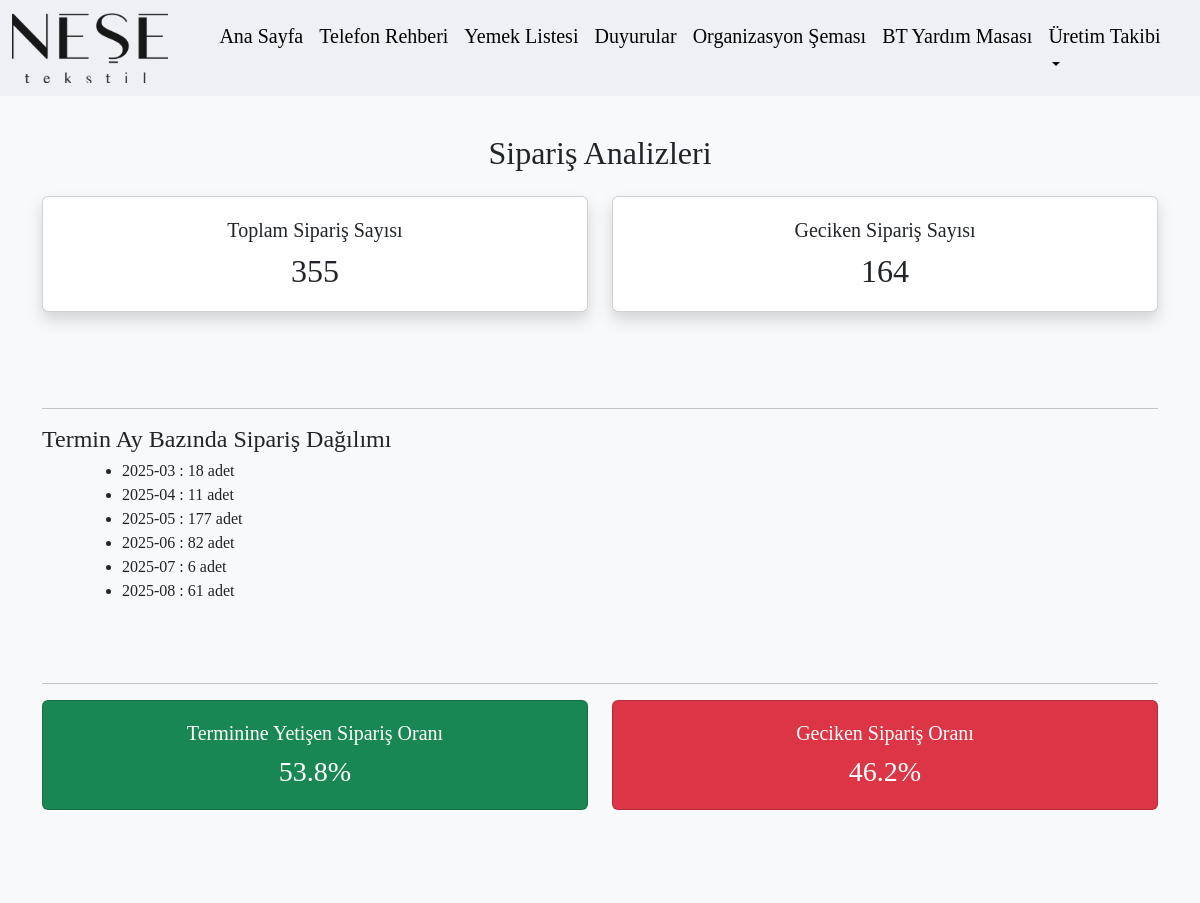
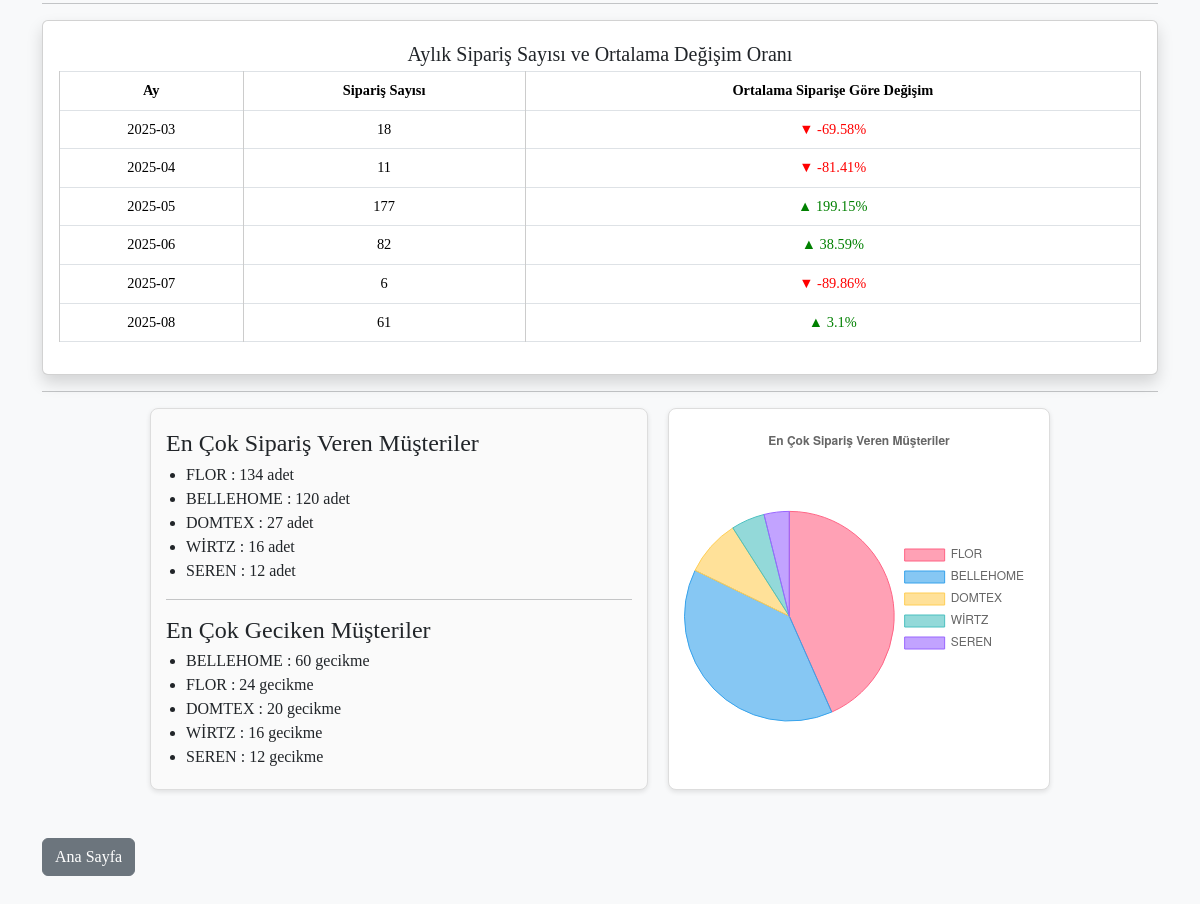
Page /siparis_analiz on the committed database (2 pictures, top to bottom).
### tables this page shows
CREATE TABLE siparisler (
            id INTEGER PRIMARY KEY AUTOINCREMENT,
            kalan_mktar REAL,
            sevk_miktar REAL,
            sipno TEXT,
            musteri TEXT,
            termin TEXT,
            hafta TEXT,
            artno TEXT,
            ebat TEXT,
            renkno TEXT,
            renk TEXT,
            gr_m2 REAL,
            bordur TEXT,
            nakis TEXT,
            baski TEXT,
            sip_ad REAL,
            faz_yk_ad TEXT,
            etiket TEXT,
            poset TEXT,
            pos_ici TEXT,
            koli TEXT,
            koli_ici TEXT,
            net_ks REAL,
            adetli_net REAL,
            topl_net_koli REAL,
            max_ks REAL,
            adetli_max REAL,
            faz_topl_koli REAL,
            netm3 REAL,
            maxm3 REAL,
            ort_m3 REAL,
            dokuma_mkt REAL,
            bc_ad TEXT,
            bg_ad TEXT,
            mk_ad TEXT,
            boy_dikim REAL,
            en_dikim REAL,
            fas_cik REAL,
            fas_gir REAL,
            nak_cik REAL,
            nak_gir REAL,
            klt1 REAL,
            klt2 REAL,
            klt3 REAL,
            order_no TEXT
        );

### app.py (the view, shortened to what this page needs)
@app.route("/siparis_analiz")
def siparis_analiz():
    conn = get_db_connection()
    siparisler = conn.execute("SELECT * FROM siparisler").fetchall()
    conn.close()
    toplam_siparis = len(siparisler)
    gecikmeli_sayisi = 0
    termin_aylar = []
    terminine_yetisen = 0
    gecikme_sureleri = []
    musteri_gecikme_sayisi = defaultdict(int)
    now_date = datetime.now().date()
    for s in siparisler:
        termin = s["termin"]
        teslim = s["teslim_tarihi"] if "teslim_tarihi" in s.keys() else None
        musteri = s["musteri"]
        if termin:
            try:
                termin_tarihi = datetime.strptime(termin, "%Y-%m-%d %H:%M:%S").date()
                ay = termin_tarihi.strftime("%Y-%m")
                termin_aylar.append(ay)
                if termin_tarihi < now_date:
                    gecikmeli_sayisi += 1
                    musteri_gecikme_sayisi[musteri] += 1
                else:
                    terminine_yetisen += 1
            except ValueError:
                pass
    termin_ay_sayim = dict(Counter(termin_aylar))
    ort_gecikme_suresi = sum(gecikme_sureleri) / len(gecikme_sureleri) if gecikme_sureleri else 0
    oran_yetisen = (terminine_yetisen / toplam_siparis * 100) if toplam_siparis > 0 else 0
    oran_geciken = (gecikmeli_sayisi / toplam_siparis * 100) if toplam_siparis > 0 else 0
    musteri_sayim = Counter(s["musteri"] for s in siparisler if s["musteri"])
    en_cok_musteriler = musteri_sayim.most_common(5)
    en_cok_geciken_musteriler = sorted(musteri_gecikme_sayisi.items(), key=lambda x: x[1], reverse=True)[:5]
    ay_sayisi = len(termin_ay_sayim) if termin_ay_sayim else 1
    ortalama_siparis = toplam_siparis / ay_sayisi
    aylik_ortalama_degisim = {}
    for ay, sayi in termin_ay_sayim.items():
        if ortalama_siparis > 0:
            degisim_orani = ((sayi - ortalama_siparis) / ortalama_siparis) * 100
        else:
            degisim_orani = 0
        aylik_ortalama_degisim[ay] = degisim_orani
    return render_template("siparis_analiz.html",
                       toplam=toplam_siparis,
                       gecikme=gecikmeli_sayisi,
                       termin_ay_sayim=termin_ay_sayim,
                       oran_yetisen=oran_yetisen,
                       oran_geciken=oran_geciken,
                       en_cok_musteriler=en_cok_musteriler,
                       en_cok_geciken_musteriler=en_cok_geciken_musteriler,
                       ort_gecikme_suresi=ort_gecikme_suresi,
                       aylik_ortalama_degisim=aylik_ortalama_degisim)

### app.py (called while the page is built)
def get_db_connection():
    conn = sqlite3.connect('rehber.db')
    conn.row_factory = sqlite3.Row
    return conn

### templates/siparis_analiz.html (shortened to what this page needs)
{% extends "base.html" %}
{% block content %}
<h2 class="text-center my-4">Sipariş Analizleri</h2>
<div class="row text-center">
    <div class="col-md-6">
        <div class="card shadow p-3">
            <h5>Toplam Sipariş Sayısı</h5>
            <h2>{{ toplam }}</h2>
        </div>
    </div>
    <div class="col-md-6">
        <div class="card shadow p-3">
            <h5>Geciken Sipariş Sayısı</h5>
            <h2>{{ gecikme }}</h2>
        </div>
    </div>
</div>
<hr>
<h4>Termin Ay Bazında Sipariş Dağılımı</h4>
<ul>
    {% for ay, sayi in termin_ay_sayim.items() %}
    <li>{{ ay }} : {{ sayi }} adet</li>
    {% endfor %}
</ul>
<hr>
<div class="row text-center">
    <div class="col-md-6">
        <div class="card p-3 bg-success text-white">
            <h5>Terminine Yetişen Sipariş Oranı</h5>
            <h3>{{ oran_yetisen | round(2) }}%</h3>
        </div>
    </div>
    <div class="col-md-6">
        <div class="card p-3 bg-danger text-white">
            <h5>Geciken Sipariş Oranı</h5>
            <h3>{{ oran_geciken | round(2) }}%</h3>
        </div>
    </div>
</div>
<hr>
<div class="row text-center">
  <div class="col-md-12">
    <div class="card shadow p-3">
      <h5>Aylık Sipariş Sayısı ve Ortalama Değişim Oranı</h5>
      <table class="table table-bordered">
        <thead>
          <tr>
            <th>Ay</th>
            <th>Sipariş Sayısı</th>
            <th>Ortalama Siparişe Göre Değişim</th>
          </tr>
        </thead>
        <tbody>
          {% for ay, sayi in termin_ay_sayim.items() %}
          <tr>
            <td>{{ ay }}</td>
            <td>{{ sayi }}</td>
            <td>
              {% set degisim = aylik_ortalama_degisim[ay] %}
              {% if degisim > 0 %}
                <span style="color: green;">▲ {{ degisim | round(2) }}%</span>
              {% elif degisim < 0 %}
                <span style="color: red;">▼ {{ degisim | round(2) }}%</span>
              {% else %}
                <span>{{ degisim | round(2) }}%</span>
              {% endif %}
            </td>
          </tr>
          {% endfor %}
        </tbody>
      </table>
    </div>
  </div>
</div>
<hr>
<div style="display: flex; width: 100%; max-width: 900px; margin: auto; gap: 20px;">
  <div style="flex: 1 1 70%; border: 1px solid #ddd; padding: 15px; border-radius: 8px; box-shadow: 0 2px 5px rgba(0,0,0,0.1); background: #fafafa; overflow-y: auto; max-height: 400px;">
    <h4>En Çok Sipariş Veren Müşteriler</h4>
    <ul style="list-style-type: disc; padding-left: 20px; margin: 0;">
      {% for musteri, adet in en_cok_musteriler %}
      <li>{{ musteri }} : {{ adet }} adet</li>
      {% endfor %}
    </ul>
    <hr>
    <h4>En Çok Geciken Müşteriler</h4>
    <ul style="list-style-type: disc; padding-left: 20px; margin: 0;">
      {% for musteri, adet in en_cok_geciken_musteriler %}
      <li>{{ musteri }} : {{ adet }} gecikme</li>
      {% endfor %}
    </ul>
  </div>
  <div style="flex: 1 1 30%; border: 1px solid #ddd; padding: 15px; border-radius: 8px; box-shadow: 0 2px 5px rgba(0,0,0,0.1); background: #fff; display: flex; justify-content: center; align-items: center;">
    <canvas id="musteriPieChart" width="350" height="350"></canvas>
  </div>
</div>
<br><br>
<a href="{{ url_for('index') }}" class="btn btn-secondary">Ana Sayfa</a>
<script>
    const data = {
        labels: {{ en_cok_musteriler | map(attribute=0) | list | tojson }},
        datasets: [{
            label: 'Sipariş Sayısı',
            data: {{ en_cok_musteriler | map(attribute=1) | list | tojson }},
            backgroundColor: [
                'rgba(255, 99, 132, 0.6)',
                'rgba(54, 162, 235, 0.6)',
                'rgba(255, 206, 86, 0.6)',
                'rgba(75, 192, 192, 0.6)',
                'rgba(153, 102, 255, 0.6)'
            ],
            borderColor: [
                'rgba(255, 99, 132, 1)',
                'rgba(54, 162, 235, 1)',
                'rgba(255, 206, 86, 1)',
                'rgba(75, 192, 192, 1)',
                'rgba(153, 102, 255, 1)'
            ],
            borderWidth: 1
        }]
    };
    const config = {
        type: 'pie',
        data: data,
        options: {
            responsive: true,
            plugins: {
                legend: {
                    position: 'right',
                },
                title: {
                    display: true,
                    text: 'En Çok Sipariş Veren Müşteriler'
                }
            }
        },
    };
    new Chart(
        document.getElementById('musteriPieChart'),
        config
    );
</script>
{% endblock %}

### static/style.css (style rules this page uses)
body { padding: 30px; background-color: #f8f9fa; font-family: initial; }
table { background-color: white; }
table { width: 100%; border-collapse: collapse; }
th, td { text-align: center; padding: 8px; border: 1px solid #ccc; }
.card { padding: 1rem !important; font-size: 0.9rem; }
h2, h3, h4, h5 { margin: 0.3rem 0; }
ul { padding-left: 5rem; margin-bottom: 5rem; }
.row > .col-md-6 { margin-bottom: 5rem; }

### rows in the picture
siparisler: musteri "FLOR", adet "134", adet "24"
siparisler: musteri "BELLEHOME", adet "120", adet "60"
siparisler: musteri "DOMTEX", adet "27", hafta "20"
siparisler: musteri "WİRTZ", adet "16"
siparisler: musteri "SEREN", hafta "12"

### other values in the picture
{{ toplam }} "355"
{{ gecikme }} "164"
{{ ay }} "2025-03" "2025-04" "2025-05" "2025-06" "2025-07" "2025-08"
{{ sayi }} "18" "11" "177" "82" "6" "61"
{{ oran_yetisen | round(2) }} "53.8"
{{ oran_geciken | round(2) }} "46.2"
{{ degisim | round(2) }} "-69.58" "-81.41" "-89.86"
{{ degisim | round(2) }} "199.15" "38.59" "3.1"
chart data {{ en_cok_musteriler | map(attribute=1) | list | tojson }} [134, 120, 27, 16, 12]
